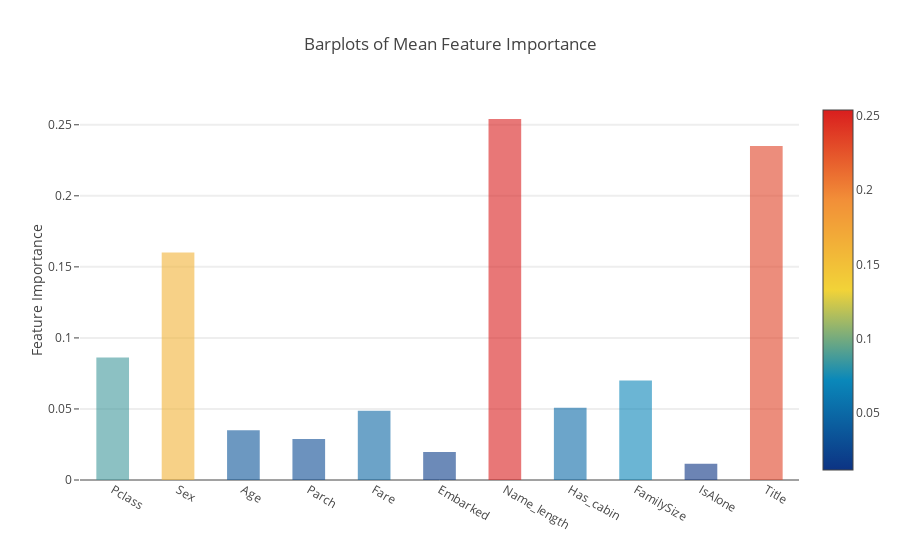

The notebook cell saved with this chart:
### Markdown cell above
Plotly Barplot of Average Feature Importances
---

### Code cell
configure_plotly_browser_state()
py.init_notebook_mode(connected=True)

y = feature_df['mean'].values
x = feature_df['features'].values
data = [go.Bar(x=x,
              y=y,
              width = 0.5,
              marker = dict(color = feature_df['mean'].values,
                           colorscale='Portland',
                           showscale= True,
                           reversescale=False),
               opacity = 0.6
              )]

layout = go.Layout(autosize = True,
                  title = 'Barplots of Mean Feature Importance',
                  hovermode = 'closest',
                  #                   xaxis = dict(title = 'Pop',
#                               ticklen = 5,
#                               zeroline = False,
#                               gridwith =2,)
                  yaxis = dict(title = 'Feature Importance',
                               ticklen = 5,
                               gridwidth = 2),
                  showlegend=False)

fig = go.Figure(data = data, layout = layout)
py.iplot(fig, filename = 'bar-direct-labels')

### Figure 1 — Plotly figure (JSON) as saved in the notebook; plotly's stock layout.template omitted (floating-point values rounded to 4 significant figures)
{"data": [{"opacity": 0.6, "uid": "c6f814a2-8b2a-4b18-806a-4dd727fc72aa", "width": 0.5, "y": [0.0862, 0.1601, 0.03505, 0.02883, 0.04881, 0.01964, 0.2541, 0.05085, 0.06999, 0.01148, 0.235], "marker": {"color": [0.0862, 0.1601, 0.03505, 0.02883, 0.04881, 0.01964, 0.2541, 0.05085, 0.06999, 0.01148, 0.235], "reversescale": false, "showscale": true, "colorscale": "Portland"}, "x": ["Pclass", "Sex", "Age", "Parch", "Fare", "Embarked", "Name_length", "Has_cabin", "FamilySize", "IsAlone", "Title"], "type": "bar"}], "layout": {"autosize": true, "title": {"text": "Barplots of Mean Feature Importance"}, "yaxis": {"ticklen": 5, "gridwidth": 2, "title": {"text": "Feature Importance"}}, "hovermode": "closest", "showlegend": false}}
